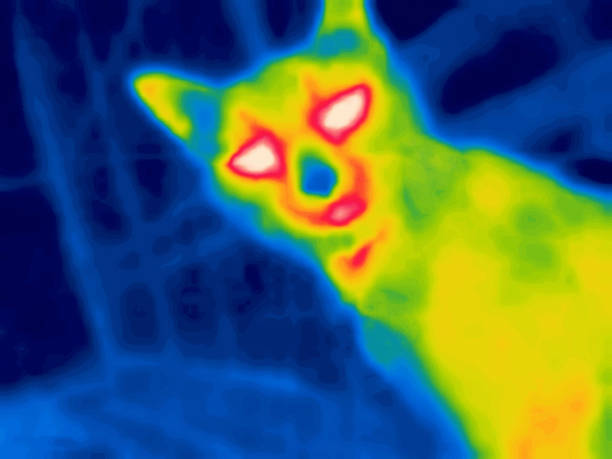
#> input picture fox.jpg, 612 x 459 px
$ python main.py
#> lines starting #> are read from the running program, lines starting #| are printed output that depends on the picture; after the words box and inside, x2 and y2 are one past the last pixel; in counts of white or black regions, pixels touching at a corner belong together
import cv2, numpy as np, matplotlib.pyplot as plt

img= cv2.imread("fox.jpg", cv2.IMREAD_GRAYSCALE)
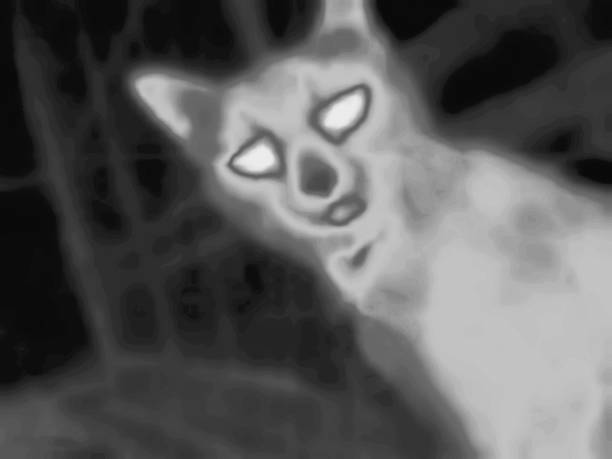
#> img: shape (459, 612); min 7, max 239, mean 89.4
if img is None:
    print("Image not loaded properly")

blur= cv2.GaussianBlur(img, (11,11), 0)

ret, _ = cv2.threshold(blur, 0, 255, cv2.THRESH_BINARY + cv2.THRESH_OTSU )
#> ret = 108
adjusted_thresh = ret # Can add or subtract here to adjust the threshold as needed
#> adjusted_thresh = 108

_, thresh = cv2.threshold(blur, adjusted_thresh, 255, cv2.THRESH_BINARY)
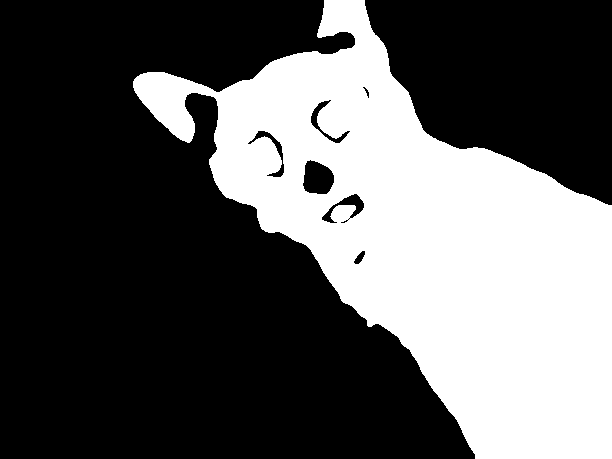
#> thresh: shape (459, 612); 35.1% white; 1 white region

contours, hierarchy = cv2.findContours(thresh, cv2.RETR_CCOMP, cv2.CHAIN_APPROX_SIMPLE)
#> contours = 10 contours, 3 with area under 20; largest, box (x1, y1, x2, y2) and area: (133, 0, 612, 459) 99774, (302, 159, 335, 195) 859, (321, 193, 365, 224) 448, (247, 130, 285, 178) 376, (310, 99, 351, 144) 367, (353, 250, 366, 265) 90, (362, 86, 370, 99) 34

for i in range(len(contours)):
    cv2.drawContours(thresh, contours, i, 255, -1)
#> this loop made 10 passes
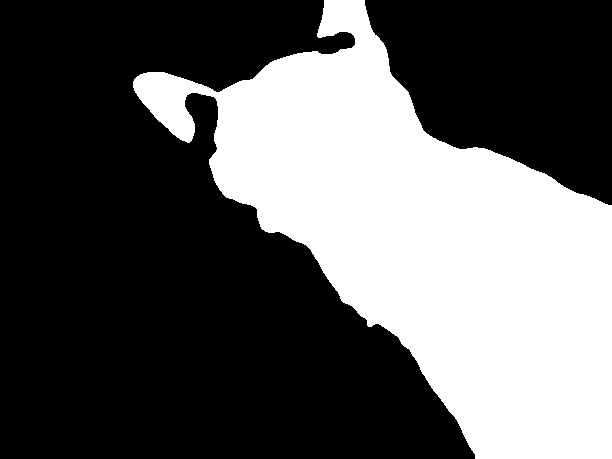
#> thresh: shape (459, 612); 35.8% white; 1 white region

contours, _= cv2.findContours(thresh, cv2.RETR_EXTERNAL, cv2.CHAIN_APPROX_SIMPLE)
#> contours = 1 contour; box (x1, y1, x2, y2) and area: (133, 0, 612, 459) 99774
output= cv2.cvtColor(img, cv2.COLOR_GRAY2BGR)

for c in contours:
    cv2.drawContours(output, [c], -1, (0, 255, 0), 2)
#> this loop made 1 pass
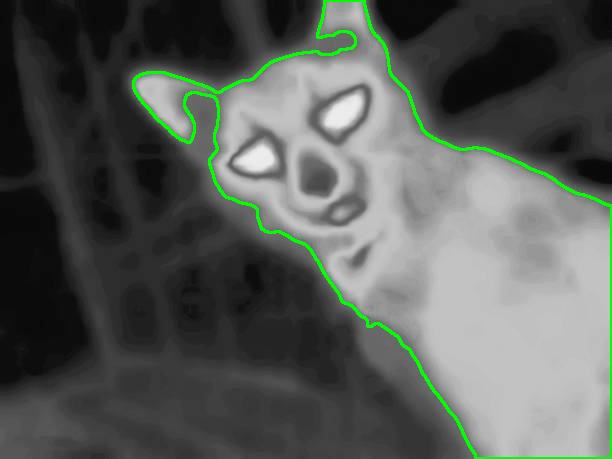
#> output: shape (459, 612, 3); mean B, G, R 87.1, 92.1, 87.1

cv2.imshow("Boundary", output)
cv2.waitKey(0)
cv2.destroyAllWindows()

$ run again, with giraffe.jpg copied over fox.jpg
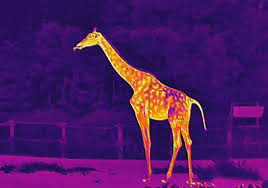
#> input picture giraffe.jpg, 268 x 188 px
#> ret = 87
#> `_, thresh = cv2.threshold(blur, adjusted_thresh, 255, cv2.THRESH_BINARY)`:
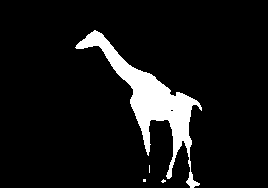
#> thresh: shape (188, 268); 8.4% white; 4 white regions (3 under 20 px)
#> `contours, hierarchy = cv2.findContours(thresh, cv2.RETR_CCOMP, cv2.CHA..`: contours = 5 contours, 4 with area under 20; largest, box (x1, y1, x2, y2) and area: (75, 30, 202, 188) 3900
#> the loop `for i in range(len(contours)):` made 5 passes
#> `contours, _= cv2.findContours(thresh, cv2.RETR_EXTERNAL, cv2.CHAIN_APP..`: contours = 4 contours, 3 with area under 20; largest, box (x1, y1, x2, y2) and area: (75, 30, 202, 188) 3900
#> the loop `for c in contours:` made 4 passes
#> c on passes 2 to 3: [[143, 179], [143, 181], [145, 181], [145, 179]], [[149, 165], [149, 172]]
#> after the loop `for c in contours:`:
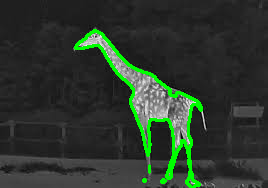
#> output: shape (188, 268, 3); mean B, G, R 44.4, 55.4, 44.4

$ run again, with rhinos.jpg copied over fox.jpg
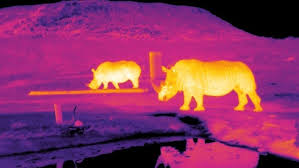
#> input picture rhinos.jpg, 299 x 168 px
#> ret = 129
#> `contours, hierarchy = cv2.findContours(thresh, cv2.RETR_CCOMP, cv2.CHA..`: contours = 5 contours; box (x1, y1, x2, y2) and area: (156, 59, 262, 111) 3594, (88, 61, 142, 93) 1414, (119, 81, 133, 90) 77, (150, 53, 154, 74) 21, (108, 84, 114, 90) 20
#> the loop `for i in range(len(contours)):` made 5 passes
#> after the loop `for i in range(len(contours)):`:
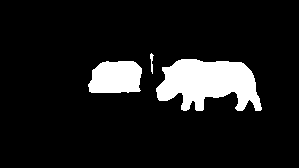
#> thresh: shape (168, 299); 10.5% white; 3 white regions
#> `contours, _= cv2.findContours(thresh, cv2.RETR_EXTERNAL, cv2.CHAIN_APP..`: contours = 3 contours; box (x1, y1, x2, y2) and area: (156, 59, 262, 111) 3594, (88, 61, 142, 93) 1414, (150, 53, 154, 74) 21
#> the loop `for c in contours:` made 3 passes
#> after the loop `for c in contours:`:
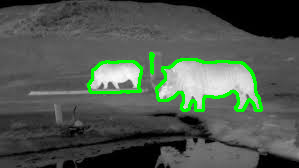
#> output: shape (168, 299, 3); mean B, G, R 78.8, 87.8, 78.8
